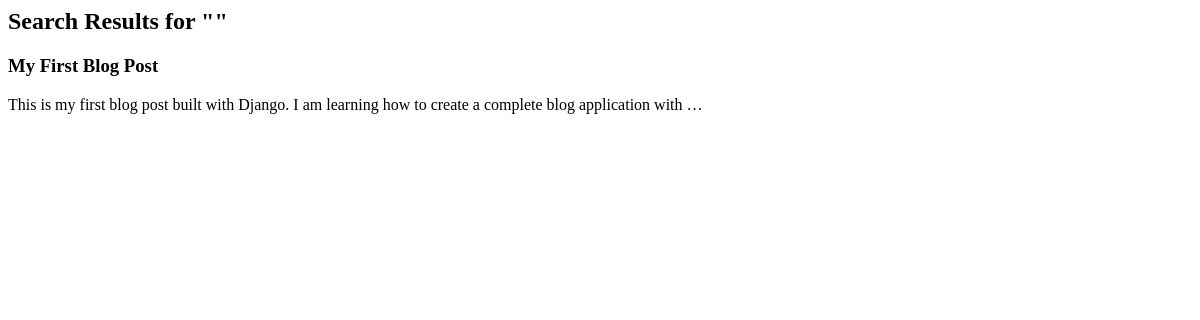
The app's page /search/, older data.
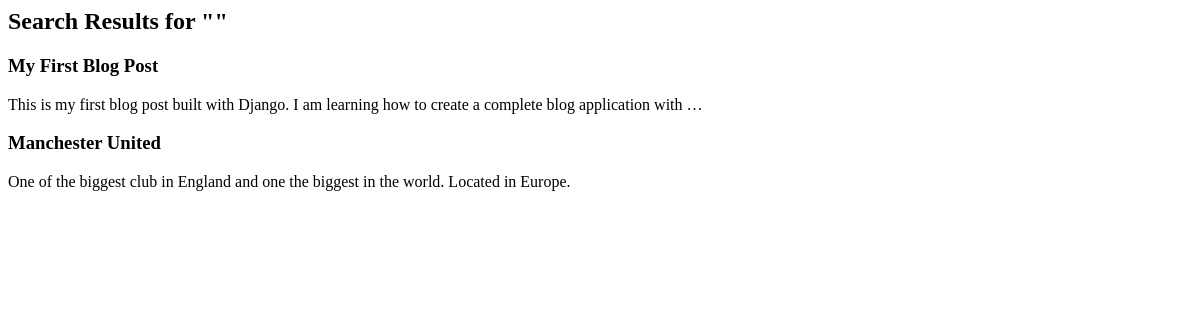
The same page, newer data.
### blog/models.py (models this page shows, shortened)
class Post(models.Model):
    title = models.CharField(max_length=200)
    content = models.TextField()
    author = models.ForeignKey(User, on_delete=models.CASCADE)
    tags = models.ManyToManyField(Tag, blank=True, related_name='posts')
    created_at = models.DateTimeField(auto_now_add=True)

### blog/views.py (the view)
# urls.py: path('search/', views.search_posts, name='search'),
def search_posts(request):
    query = request.GET.get('q', '')
    posts = Post.objects.filter(
        Q(title__icontains=query) |
        Q(content__icontains=query) |
        Q(tags__name__icontains=query)
    ).distinct()
    return render(request, 'blog/search_results.html', {
        'posts': posts,
        'query': query
    })

### blog/templates/blog/search_results.html
<h2>Search Results for "{{ query }}"</h2>
{% for post in posts %}
  <h3>{{ post.title }}</h3>
  <p>{{ post.content|truncatewords:20 }}</p>
{% empty %}
  <p>No posts found.</p>
{% endfor %}

Row changes from the older to the newer data that the page shows:
added Post: title "Manchester United", content "One of the biggest club in England and one the biggest in the world. Located in Europe."
